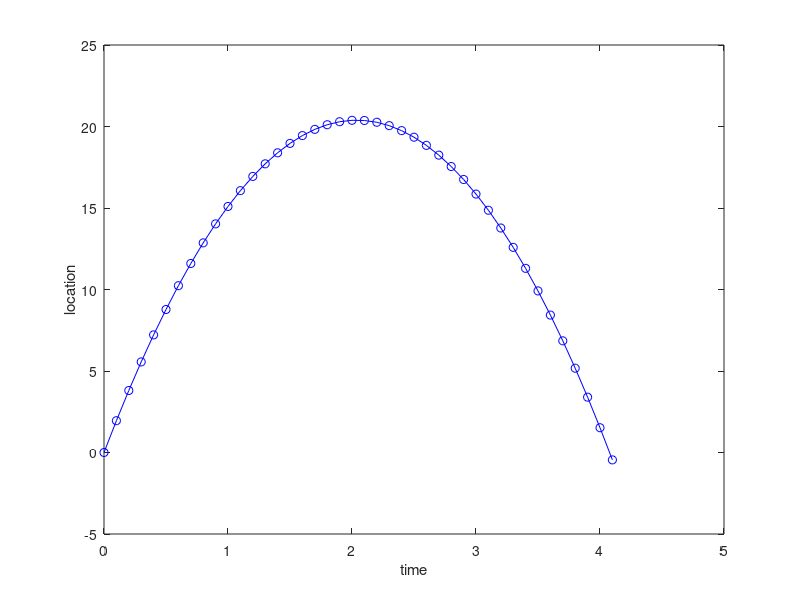

The MATLAB source for this figure:
v0 = 20;
g = 9.81;
y = 0;
t = 0;
time = 0;
location = 0;


while (y>=0)
    disp(['at t = ',num2str(t),'the location is : ',num2str(y)]);
    t = t+0.1;
    y = v0*t -0.5*g*t^2;
    time = [time,t];
    location = [location,y];
    
end
plot(time,location,'-bo');
xlabel('time');
ylabel('location');